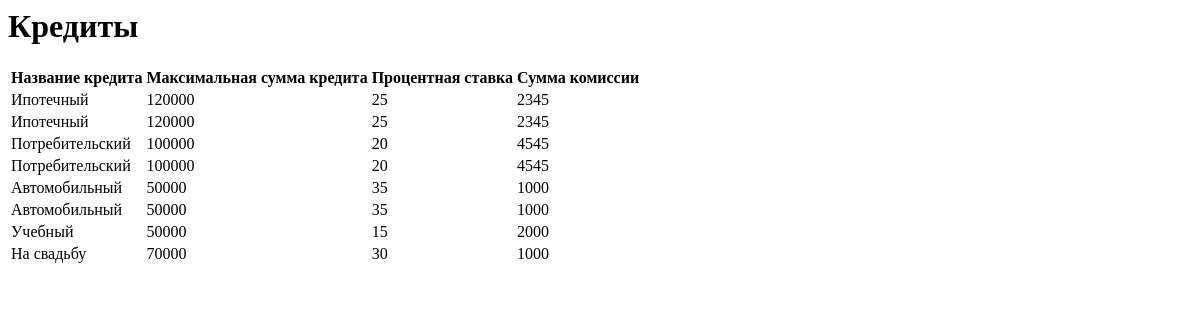
Before: /credits/ with the older database file.
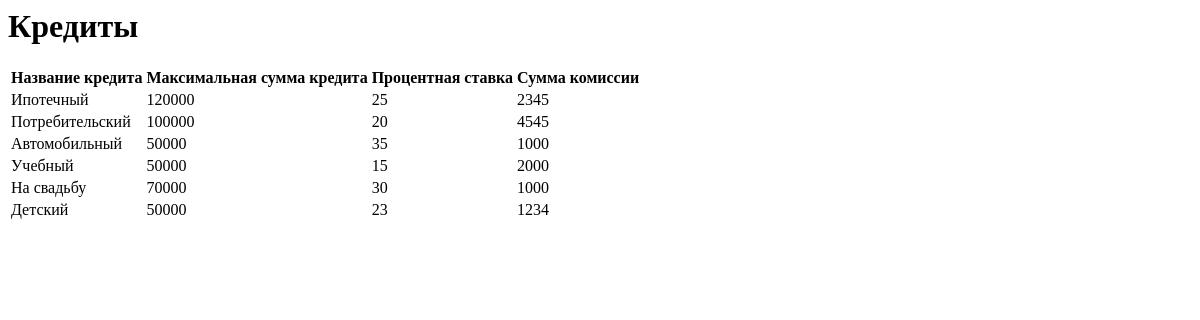
After: the same page with the newer database file.
### python_django/models.py (models this page shows, shortened)
class CreditProgram(models.Model):
    name = models.CharField(max_length=100)
    max_credit = models.IntegerField()
    interest_rate = models.FloatField()
    commission_amount = models.CharField(max_length=4)

### python_django/views.py (the view)
# urls.py: path('credits/', views.credit_view, name="all_credits"),
def credit_view(request):
    credits = CreditProgram.objects.all()
    return render(request, 'credits_list.html', {'credits': credits})

### python_django/templates/credits_list.html
<table>
    <h1>Кредиты</h1>
    <tr>
        <th>Название кредита</th>
        <th>Максимальная сумма кредита</th>
        <th>Процентная ставка</th>
        <th>Сумма комиссии</th>
    </tr>
    <tr>
    {%for credit in credits %}
        <td>{{ credit.name}}</td>
        <td>{{ credit.max_credit }}</td>
        <td>{{ credit.interest_rate }}</td>
        <td>{{ credit.commission_amount }}</td>
    </tr>
    {% endfor %}
</table>

Changed rows visible on the page:
removed CreditProgram: name "Ипотечный", max_credit "120000", interest_rate "25", commission_amount "2345"
removed CreditProgram: name "Потребительский", max_credit "100000", interest_rate "20", commission_amount "4545"
removed CreditProgram: name "Автомобильный", max_credit "50000", interest_rate "35", commission_amount "1000"
added CreditProgram: name "Детский", max_credit "50000", interest_rate "23", commission_amount "1234"
